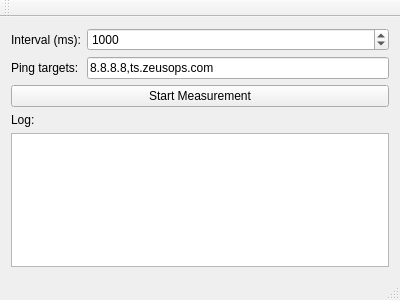
<?xml version="1.0" encoding="UTF-8"?>
<ui version="4.0">
 <class>MainWindow</class>
 <widget class="QMainWindow" name="MainWindow">
  <property name="geometry">
   <rect>
    <x>0</x>
    <y>0</y>
    <width>400</width>
    <height>300</height>
   </rect>
  </property>
  <property name="windowTitle">
   <string>MainWindow</string>
  </property>
  <widget class="QWidget" name="centralWidget">
   <layout class="QVBoxLayout" name="verticalLayout">
    <item>
     <layout class="QFormLayout" name="formLayout">
      <item row="0" column="0">
       <widget class="QLabel" name="lblInterval">
        <property name="text">
         <string>Interval (ms):</string>
        </property>
       </widget>
      </item>
      <item row="0" column="1">
       <widget class="QSpinBox" name="spinInterval">
        <property name="minimum">
         <number>250</number>
        </property>
        <property name="maximum">
         <number>15000</number>
        </property>
        <property name="singleStep">
         <number>250</number>
        </property>
        <property name="value">
         <number>1000</number>
        </property>
       </widget>
      </item>
      <item row="1" column="0">
       <widget class="QLabel" name="lblTargets">
        <property name="text">
         <string>Ping targets:</string>
        </property>
       </widget>
      </item>
      <item row="1" column="1">
       <widget class="QLineEdit" name="edtTargets">
        <property name="text">
         <string>8.8.8.8,ts.zeusops.com</string>
        </property>
        <property name="alignment">
         <set>Qt::AlignLeading|Qt::AlignLeft|Qt::AlignVCenter</set>
        </property>
       </widget>
      </item>
     </layout>
    </item>
    <item>
     <widget class="QPushButton" name="btnStartStop">
      <property name="text">
       <string>Start Measurement</string>
      </property>
     </widget>
    </item>
    <item>
     <widget class="QLabel" name="lblLog">
      <property name="text">
       <string>Log:</string>
      </property>
     </widget>
    </item>
    <item>
     <widget class="QListWidget" name="logWidget"/>
    </item>
   </layout>
  </widget>
  <widget class="QMenuBar" name="menuBar">
   <property name="geometry">
    <rect>
     <x>0</x>
     <y>0</y>
     <width>400</width>
     <height>21</height>
    </rect>
   </property>
  </widget>
  <widget class="QToolBar" name="mainToolBar">
   <attribute name="toolBarArea">
    <enum>TopToolBarArea</enum>
   </attribute>
   <attribute name="toolBarBreak">
    <bool>false</bool>
   </attribute>
  </widget>
  <widget class="QStatusBar" name="statusBar"/>
 </widget>
 <layoutdefault spacing="6" margin="11"/>
 <resources/>
 <connections/>
</ui>
